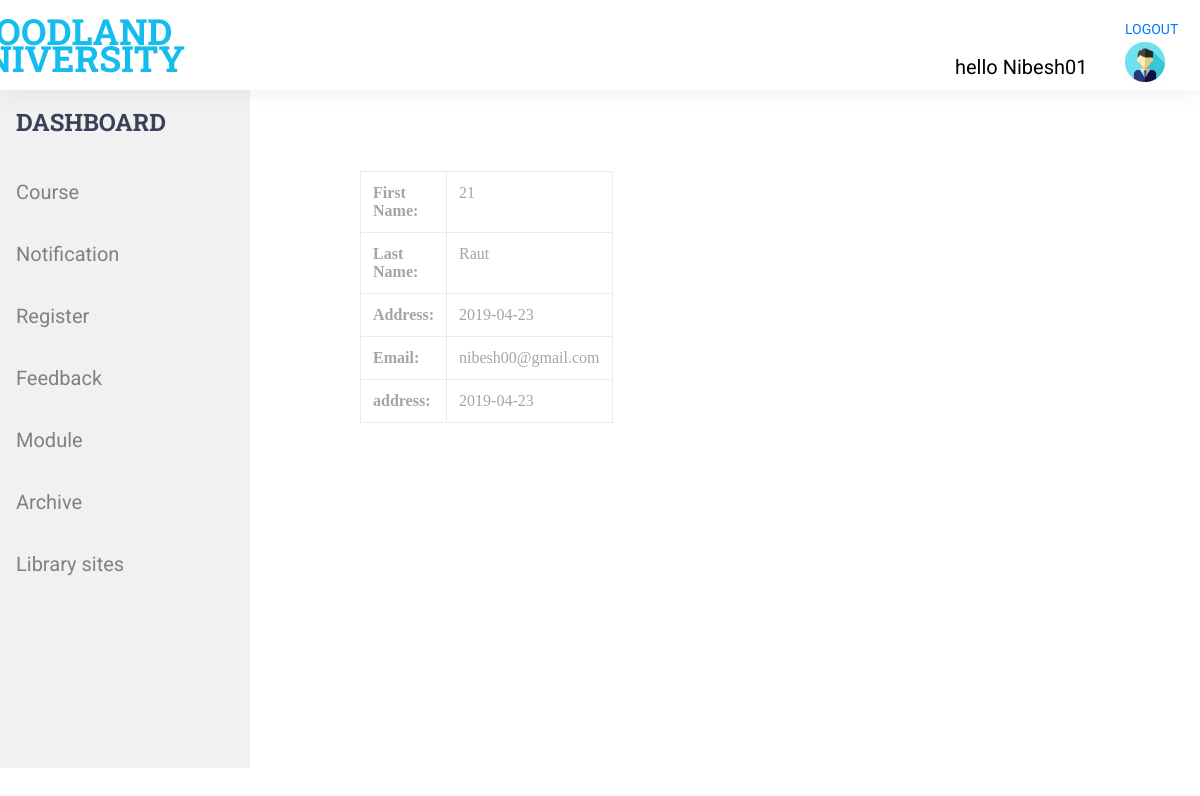
The app's page /profile.php (signed in) with its own data.
### tables this page shows
CREATE TABLE `tbl_user` (
  `id` int(11) NOT NULL,
  `f_name` varchar(255) NOT NULL,
  `l_name` varchar(255) NOT NULL,
  `username` varchar(255) NOT NULL,
  `password` varchar(255) NOT NULL,
  `address` varchar(255) NOT NULL,
  `nationality` varchar(255) NOT NULL,
  `dob` date NOT NULL,
  `gender` varchar(255) NOT NULL,
  `p_challenged` varchar(255) NOT NULL,
  `contact_number` varchar(255) NOT NULL,
  `email` varchar(255) NOT NULL,
  `user_type` varchar(255) NOT NULL,
  `archive` varchar(255) DEFAULT 'no'
);

### profile.php (the view, shortened to what this page needs)
	<?php
 $pdo = new PDO('mysql:dbname=group_project; host=localhost','root','');
?>
<?php
 require'admin_sidebar.php';
?>
<!DOCTYPE html>
<html>
<head>
	<link rel="stylesheet" type="text/css" href="../styles/bootstrap4/bootstrap.min.css">
<link rel="stylesheet" type="text/css" href="../styles/main_styles.css">
<link rel="stylesheet" type="text/css" href="../styles/responsive.css">
<link rel="stylesheet" type="text/css" href="../styles/style.css">
</head>
<body>
<header class="header">
		<div class="header_container">
			<div class="container">
				<div class="row">
					<div class="col">
						<div class="header_content d-flex flex-row align-items-center justify-content-start">
							<div class="logo_container">
									<div class="logo_text">W<span>OODLAND<br>UNIVERSITY</span></div>
							</div>
							<?php
							if(isset($_SESSION['sess_login'])){
      ?>
        <nav>
          <ul>
          	<div class="profile_logo" style="margin-left: 940px; margin-top: 10px;">
          	  <li><a href="../logout.php">LOGOUT</a></li>
            <a href="profile.php"> <img src="profile.jpg" name="profile" style="width: 40px;
border-radius: 5px;
/*margin-left: 900%;*/
 margin-top: 10%;"></a></div>
 <div class="username" style="margin-left: 770px; font-size: 20px; margin-top: -30px;color: black;">
            <?php
            echo "hello ". $_SESSION['sess_login'] ;
            ?>
 </div>
          </ul>
        </nav>
      <?php
    }
 ?>
						</div>
					</div>
				</div>
			</div>
		</div>
	</header>
	<section>
		<main>
<div>
			<div class="courses">
		<div class="section_background parallax-window" data-parallax="scroll" data-image-src="../images/courses_background.jpg" data-speed="0.8" style="height: 100%; position: fixed;"></div>
		</div>
		<div class="student_number_display">
			 <?php
			 $id1 = $_SESSION['sess_login'];
        $users = $pdo->prepare('SELECT * FROM tbl_user where username=:username');
	$users->execute(['username'=> $id1]);
foreach ($users as $row) {
 				echo "<br>";
 				echo "<table class='table table-bordered'>";
	 				echo "<tr>";
	 					echo "<td>";
	 						echo "<b> First Name: </b>";
	 					echo "</td>";
	 					echo "<td>";
	 						echo $row['id'];
	 					echo "</td>";
	 				echo "</tr>";
	 				echo "<tr>";
	 					echo "<td>";
	 						echo "<b> Last Name: </b>";
	 					echo "</td>";
	 					echo "<td>";
	 						echo $row['l_name'];
	 					echo "</td>";
	 				echo "</tr>";
	 				echo "<tr>";
	 					echo "<td>";
	 						echo "<b> Address: </b>";
	 					echo "</td>";
	 					echo "<td>";
	 						echo"" .$row['address'];
	 					echo "</td>";
	 				echo "</tr>";
	 				echo "<tr>";
	 					echo "<td>";
	 						echo "<b> Email: </b>";
	 					echo "</td>";
	 					echo "<td>";
	 						echo $row['email'];
	 					echo "</td>";
	 				echo "</tr>";
	 				echo "<tr>";
	 					echo "<td>";
	 						echo "<b> address: </b>";
	 					echo "</td>";
	 					echo "<td>";
	 						echo"" .$row['address'];
	 					echo "</td>";
	 				echo "</tr>";
 				echo "</table>";
}
 			?>
		</div>
		</main>
	</section>
</body>
</html>

### styles/main_styles.css (style rules this page uses)
* { margin: 0; padding: 0; -webkit-font-smoothing: antialiased; -webkit-text-shadow: rgba(0,0,0,.01) 0 0 1px; text-shadow: rgba(0,0,0,.01) 0 0 1px; }
body { font-family: 'Roboto', sans-serif; font-size: 14px; font-weight: 400; background: #FFFFFF; color: #a5a5a5; }
div { display: block; position: relative; -webkit-box-sizing: border-box; -moz-box-sizing: border-box; box-sizing: border-box; }
ul { list-style: none; margin-bottom: 0px; }
a, a:hover, a:visited, a:active, a:link { text-decoration: none; -webkit-font-smoothing: antialiased; -webkit-text-shadow: rgba(0,0,0,.01) 0 0 1px; text-shadow: rgba(0,0,0,.01) 0 0 1px; }
.header { position: fixed; top: 0; left: 0; width: 100%; z-index: 100; box-shadow: 0px 5px 20px rgba(0,0,0,0.05); -webkit-transition: all 200ms ease; -moz-transition: all 200ms ease; -ms-transition: all 200ms ease; -o-transition: all 200ms ease; transition: all 200ms ease; }
.header_container { width: 100%; background: #FFFFFF; }
.header_content { height: 90px; -webkit-transition: all 200ms ease; -moz-transition: all 200ms ease; -ms-transition: all 200ms ease; -o-transition: all 200ms ease; transition: all 200ms ease; }
.logo, .logo_text { display: inline-block; }
.logo_text { font-family: 'Roboto Slab', serif; font-size: 36px; font-weight: 700; line-height: 0.75; color: #384158; vertical-align: middle; margin-left: 7px; -webkit-transition: all 200ms ease; -moz-transition: all 200ms ease; -ms-transition: all 200ms ease; -o-transition: all 200ms ease; transition: all 200ms ease; }
.logo_text span { color: #14bdee; }
.section_background { position: absolute; top: 0; left: 0; width: 100%; height: 100%; }
.courses { width: 100%; padding-top: 93px; padding-bottom: 100px; }

### styles/style.css (style rules this page uses)
body { width: 100%; height: 100%; }

### profile.php (style rules this page uses)
.profile_logo { width: 20px; border-radius: 5px; margin-left: 600%; margin-top: 15%; }
.student_number_display { background-color: white; margin-left: 30%; margin-top: -4.3%; position: fixed; width: 10%; height: 20%; border-radius: 10px; font-family: serif; font-weight: bold; text-align: center; font-size: 20px; }

### records on screen
tbl_user: id "21", l_name "Raut", address "2019-04-23", email "nibesh00@gmail.com"

### other values on screen
$_SESSION['sess_login'] "Nibesh01"
